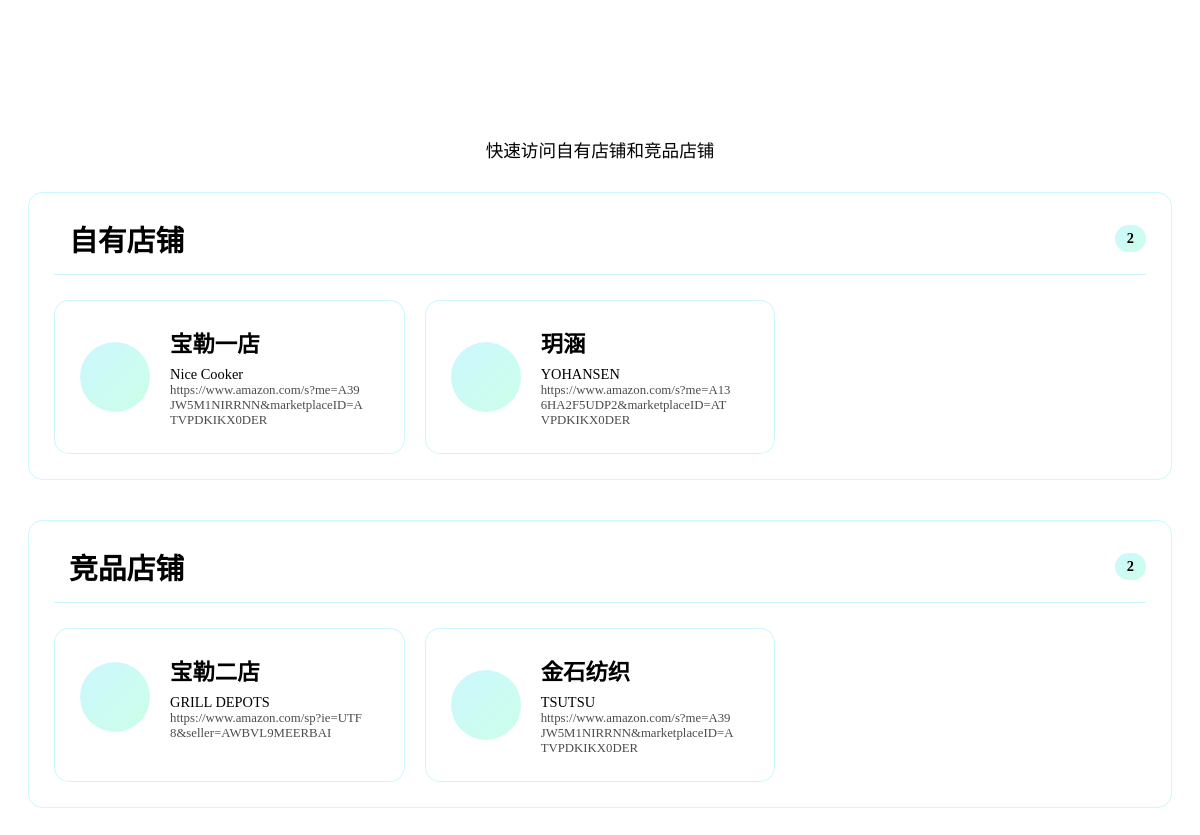
Page /toolset/shop-nav (signed in) on the earlier database version.
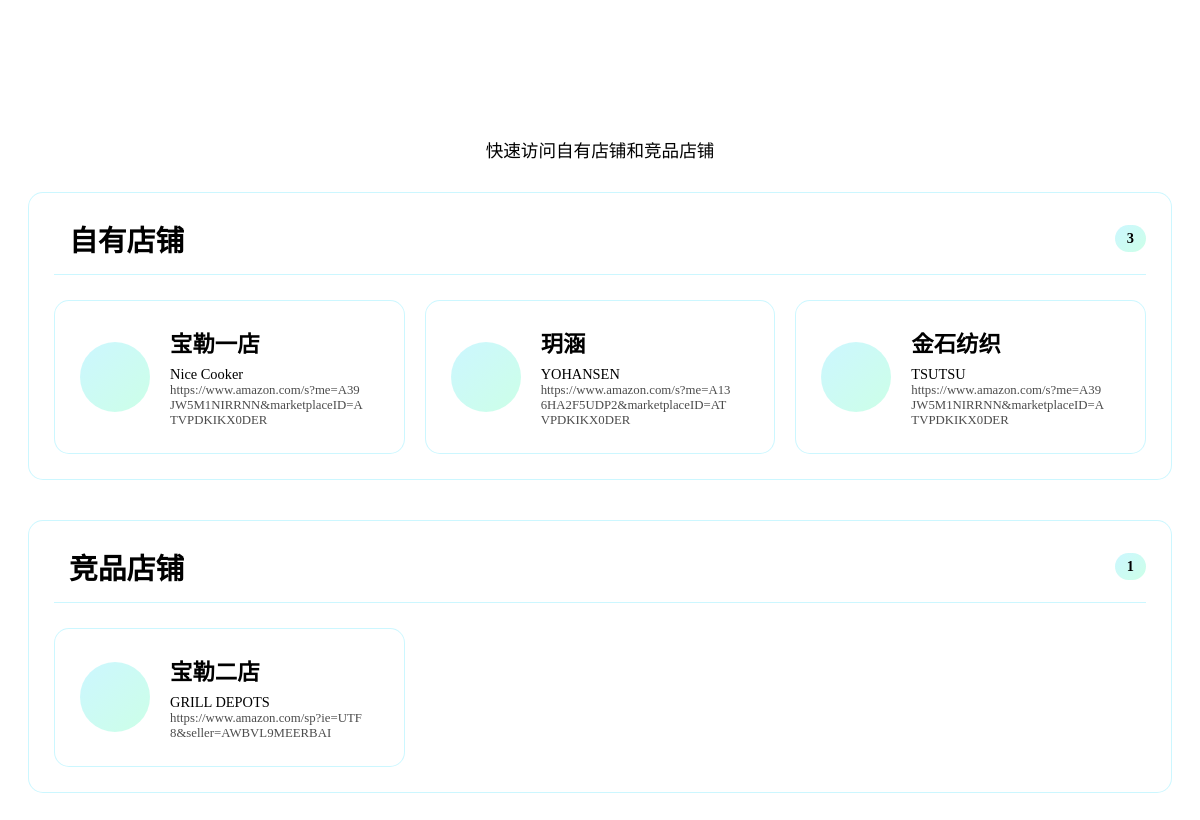
Same page on the later database version.
### tables this page shows
CREATE TABLE "shops" (
                id INTEGER PRIMARY KEY AUTOINCREMENT,
                shop_name TEXT NOT NULL UNIQUE,
                brand_name TEXT,
                shop_url TEXT NOT NULL,
                operator TEXT,
                shop_type TEXT DEFAULT "自有",
                created_at TIMESTAMP DEFAULT CURRENT_TIMESTAMP,
                updated_at TIMESTAMP DEFAULT CURRENT_TIMESTAMP,
                created_by INTEGER,
                FOREIGN KEY (created_by) REFERENCES users (id)
            );

### routes/toolset.py (the view)
@toolset_bp.route('/shop-nav')
@login_required
def shop_nav():
    LogService.log(
        action="访问店铺导航",
        resource="店铺导航",
        log_type="user",
        level="info"
    )
    from core.user_model import User
    username = session.get('username')
    user = User.get_user_by_username(username)
    chinese_name = user.chinese_name if user and user.chinese_name else username
    is_admin = username == 'damonrock'
    from core.shop_model import Shop
    shops_data = Shop.get_shops_by_user_permission(username, chinese_name, is_admin)
    return render_template('operations/shop_nav_embed.html',
                          chinese_name=chinese_name,
                          own_shops=shops_data['own_shops'],
                          competitor_shops=shops_data['competitor_shops'])

### core/auth.py (called while the page is built)
def is_logged_in():
    return 'username' in session

def login_required(f):
    from functools import wraps
    @wraps(f)
    def decorated_function(*args, **kwargs):
        if not is_logged_in():
            return redirect(url_for('auth.login', next=request.url))
        return f(*args, **kwargs)
    return decorated_function

### core/database.py (called while the page is built)
def get_user(username):
    conn = get_db_connection()
    cursor = conn.cursor()
    cursor.execute('SELECT * FROM users WHERE username = ?', (username,))
    user = cursor.fetchone()
    conn.close()
    return user

### core/database_config.py (called while the page is built)
def get_db_connection():
    conn = sqlite3.connect(DB_PATH)
    conn.execute(f"PRAGMA temp_store = 2")  # 使用临时内存存储
    conn.execute("PRAGMA journal_mode = WAL")  # 使用WAL模式提高并发性能
    def beijing_now():
        """返回当前北京时间"""
        return datetime.strftime(datetime.now(), '%Y-%m-%d %H:%M:%S')
    conn.create_function("beijing_now", 0, beijing_now)
    conn.row_factory = sqlite3.Row  # 使结果可以通过列名访问
    return conn

### templates/operations/shop_nav_embed.html (shortened to what this page needs)
<div class="shop-nav-container">
    <div class="nav-header">
        <h2> 店铺导航</h2>
        <p>快速访问自有店铺和竞品店铺</p>
    </div>
    <div class="shops-categories">
        <div class="shop-category">
            <div class="category-title">
                <h3>自有店铺</h3>
                <span class="shop-count">{{ own_shops|length if own_shops else 0 }}</span>
            </div>
            <div class="shop-cards">
                {% if own_shops %}
                    {% for shop in own_shops %}
                    <div class="shop-card">
                        <a href="{{ shop.shop_url }}" target="_blank" class="shop-link">
                            <div class="shop-icon">
                            </div>
                            <div class="shop-content">
                                <h4>{{ shop.shop_name }}</h4>
                                <p>{{ shop.brand_name if shop.brand_name else '无品牌信息' }}</p>
                                <p class="shop-url">{{ shop.shop_url }}</p>
                            </div>
                        </a>
                    </div>
                    {% endfor %}
                {% else %}
                    <div class="empty-shops">
                        <i class="fas fa-store-slash"></i>
                        <h3>暂无自有店铺</h3>
                        <p>请联系管理员添加自有店铺信息</p>
                    </div>
                {% endif %}
            </div>
        </div>
        <div class="shop-category">
            <div class="category-title">
                <h3>竞品店铺</h3>
                <span class="shop-count">{{ competitor_shops|length if competitor_shops else 0 }}</span>
            </div>
            <div class="shop-cards">
                {% if competitor_shops %}
                    {% for shop in competitor_shops %}
                    <div class="shop-card">
                        <a href="{{ shop.shop_url }}" target="_blank" class="shop-link">
                            <div class="shop-icon">
                            </div>
                            <div class="shop-content">
                                <h4>{{ shop.shop_name }}</h4>
                                <p>{{ shop.brand_name if shop.brand_name else '无品牌信息' }}</p>
                                <p class="shop-url">{{ shop.shop_url }}</p>
                            </div>
                        </a>
                    </div>
                    {% endfor %}
                {% else %}
                    <div class="empty-shops">
                        <i class="fas fa-store-slash"></i>
                        <h3>暂无竞品店铺</h3>
                        <p>请联系管理员添加竞品店铺信息</p>
                    </div>
                {% endif %}
            </div>
        </div>
    </div>
</div>

Differences in the rows shown:
changed shops "金石纺织": moves from the list under "竞品店铺" to the list under "自有店铺"
Other differences:
{{ own_shops|length if own_shops else 0 }}: "2" → "3"
{{ competitor_shops|length if competitor_shops else 0 }}: "2" → "1"
